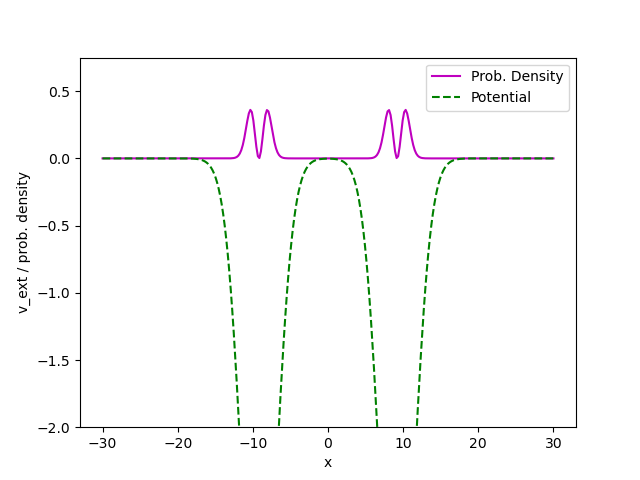
#> input picture Combined - Finding excitation and moving together/a004.png, 640 x 480 px; its folder holds 4 pictures in this run
$ python gifs.py
#> lines starting #> are read from the running program, lines starting #| are printed output that depends on the picture
import numpy as np
import matplotlib.pyplot as plt
import iDEA as idea
import scipy as sp
import sys, os
import glob
import contextlib
from PIL import Image
import scipy as sp
import datetime
from tqdm import tqdm
"""
#This program is used to find an excited state for a specific potential, then move the excited state closer to form a many body excited state

#----Parameters----
#options for potential: gaussian,
#sensitivity is how sensitive the double excitation finder is.
#limit is how many excited states are searched before it gives up.
#distancelist defines the x space
#predictiondatapoints is the number of previous datapoints used to predict the next energy
#fitfunc is the function used for the energy prediction
#-------------------
potentialchoice = "gaussian"
sensitivity = 20
limit = 50
predictiondatapoints = 4
distancelist = np.concatenate((np.linspace(10,0,200), np.zeros(5)))
tolerance = 0.1
def fitfunc(x,a,b):
    return ((a*x)+b) #linear

output_filename = "output.txt"

#--------------------------------------------------------------------------------------------
#Writing to output file
def writetooutput(message):
    with open(output_filename,"a") as file:
        file.write(f"{message}\n")

#------------------------------------------------------------------------------------------------------------------------------------------
#function to determine if a density contains two electons, each in their first state.
def isdoubleexcitation (density, sensitivity):
    x = getpotential(potentialchoice,20)[0]
    #find peaks in the density which are more than half the height of the maximum.
    density_peaks = sp.signal.find_peaks(density, height = 0.01)
    #print(density_peaks[0])
    #if there are 4 peaks then continue, otherwise return false
    if len(density_peaks[0]) != 4:
        return False
    else:
        #if the peaks are grouped into sets of 2 then return true, otherwise return false
        if abs(x[density_peaks[0][1]]-x[density_peaks[0][0]]) < 10 and abs(x[density_peaks[0][3]]-x[density_peaks[0][2]]) < sensitivity:
            return True
        else:
            return False

#--------------------------------------------------------------------------------------------------------
# Disable printing
def blockPrint():
    sys.stdout = open(os.devnull, 'w')

# Restore printing
def enablePrint():
    sys.stdout = sys.__stdout__
#--------------------------------------------------------------------------------------------------------
#find the potential (distance is from origin)
def getpotential(potential, distance):
    if potential == "testpotential":
        x = np.linspace(-60,60,150)
        v_ext = -0.49*np.exp(-1e-3*(x+40)**4) -0.5*np.exp(-1e-3*(x-40)**4)
    elif potential == "gaussian":
        x = np.linspace(-30,30,300)
        v_ext=-4*np.exp(-((x-distance)**2)/10) - 4.005*np.exp(-((x+distance)**2)/10)
    elif potential == "ISW":
        x = np.linspace(-30, 30, 180)
        v_ext = np.concatenate((np.full(16,100),np.full(29,0.01),np.full(90,100),np.full(30,0),np.full(15,100)))
    else:
        raise Exception("Invalid potential")
    return x,v_ext
#------------------------------------------------------------------------------------------------------------
#cycle through excitation states to find the double excitation
def finddoubleexcitation():
    #solve
    writetooutput("Finding double excitation")
    distance = 20
    v_int = idea.interactions.softened_interaction(getpotential(potentialchoice,distance)[0])
    system = idea.system.System(getpotential(potentialchoice,distance)[0],getpotential(potentialchoice,distance)[1],v_int,electrons="uu")
    found = 0
    i = 0
    while found == 0:
        blockPrint()
        teststate = idea.methods.interacting.solve(system, k=i)
        enablePrint()
        density = idea.observables.density(system, state=teststate)
        if i > limit:
            found = 2
        elif isdoubleexcitation(density,sensitivity) == True:
            found = 1
        elif isdoubleexcitation(density,sensitivity) == False:
            writetooutput(f"Searched k={i}, continuing...")
            i = i + 1

    if found == 1:
        writetooutput(f"Double excitation found in the {i}th excited state.")
        # [8 lines of commented-out code are left out]
        return i
    elif found == 2:
        raise Exception("No double excitations found up to the 50th excited state")
#------------------------------------------------------------------------------------------------
#predicting the next energy
"""
def energy_prediction(distancelist,energies):
    #make arrays the same size
    pred_distancelist = distancelist[len(energies)-predictiondatapoints:len(energies)]
    pred_energies = energies[len(energies)-predictiondatapoints:len(energies)]

    #apply curve fit
    fit, useless = sp.optimize.curve_fit(fitfunc, pred_distancelist, pred_energies)

    #return prediction for the next distance value
    return (fitfunc(distancelist[len(pred_distancelist)+1],*fit))
"""
#--------------------------------------------------------------------------------------------------
#are the states the same? Using inner product
def same_state(state1,state2,system):
    innerproduct = np.sum(abs(state1.space.real)*abs(state2.space.real))*system.dx**system.count
    if (abs(innerproduct-1) < tolerance):
        return True
    else:
        return False

#-----------------------------------------------------------------------------------------------
def findenergy(system, solvedsystem):
    charge_density = idea.observables.density(system, state=solvedsystem)
    hartree_potential = idea.observables.hartree_potential(system, charge_density)
    energy = idea.observables.hartree_energy(system, charge_density, hartree_potential)
    return energy,charge_density


#--------------------------------------------------------------------------------------------------
#Moves the electrons closer to eachother
def moveelectrons(distancelist):
    print("generating movement")
    energies = []
    excitation = finddoubleexcitation()
    #cycle through distances
    for distance in distancelist:
        #define system
        x = getpotential(potentialchoice,distance)[0]
        v_ext = getpotential(potentialchoice,distance)[1]
        v_int = idea.interactions.softened_interaction(x)
        system = idea.system.System(x,v_ext,v_int,electrons="uu")


        #solve system
        blockPrint()
        newstate = idea.methods.interacting.solve(system,k=excitation)
        enablePrint()

        #check if the new state is the same as the old state
        samestate = False
        if (np.where(distancelist==distance)[0][0]>0):
            samestate = same_state(newstate,laststate,system)

        else:
            samestate = True

        #if they are not the same, check the states around it
        n = 1
        while samestate == False:
            writetooutput("Double excitation not found, checking surrounding states")
            blockPrint()
            plusstate = idea.methods.interacting.solve(system,k=excitation+n)
            plusstatus = same_state(plusstate, laststate,system)
            minusstate = idea.methods.interacting.solve(system,k=excitation-n)
            minusstatus = same_state(minusstate, laststate,system)
            enablePrint()
            if plusstatus == True:
                excitation = excitation + n
                newstate = plusstate
            elif minusstatus == True:
                excitation = excitation - n
                newstate = minusstate
            else:
                if (n<3):
                    n = n + 1
                else:
                    writetooutput(f"No correct states found in the 6 surrounding excitations, distance = {distance}")
                    raise Exception("No correct states found in the 6 surrounding excitations")

        laststate=newstate
        energies.append(findenergy(system,newstate)[0])

        writetooutput(f"{datetime.datetime.now()}:      {round((float(np.where(distancelist==distance)[0][0]+1)/float((len(distancelist))))*100,2)} %, k={excitation}, distance={distance}")
        #create and save density plots
        plt.plot(system.x, findenergy(system,newstate)[1], "m-", label="Prob. Density")
        plt.plot(system.x, v_ext, "g--", label="Potential")
        plt.xlabel("x")
        plt.ylabel("v_ext / prob. density")
        plt.ylim(-2,0.75)
        plt.legend()
        plt.savefig(f"a{str(np.where(distancelist==distance)[0][0]).zfill(3)}.png")
        plt.close()

        #create and save wavefunction plots
        plt.imshow(newstate.space.real, cmap="seismic", vmax=0.75, vmin=-0.75)
        plt.xlabel("x")
        plt.ylabel("x'")
        plt.gca().invert_yaxis()
        plt.savefig(f"b{str(np.where(distancelist==distance)[0][0]).zfill(3)}.png")
        plt.close()

        #create and save energy plots
        plt.plot(distancelist[0:len(energies)], energies)
        plt.xlabel("Distance")
        plt.ylabel("Hartree Energy")
        plt.xlim(max(distancelist),0)
        plt.savefig(f"c{str(np.where(distancelist==distance)[0][0]).zfill(3)}.png")
        plt.close()
"""
def main():
    #create gifs from saved plots
    fp_in = "a*.png"
    fp_out = "density.gif"
    with contextlib.ExitStack() as stack:
        # lazily load images
        imgs = (stack.enter_context(Image.open(f))
                for f in sorted(glob.glob(fp_in)))
#> in main, img is the input picture: PIL image 640x480 RGBA; mean R, G, B, A 250, 250, 250, 255
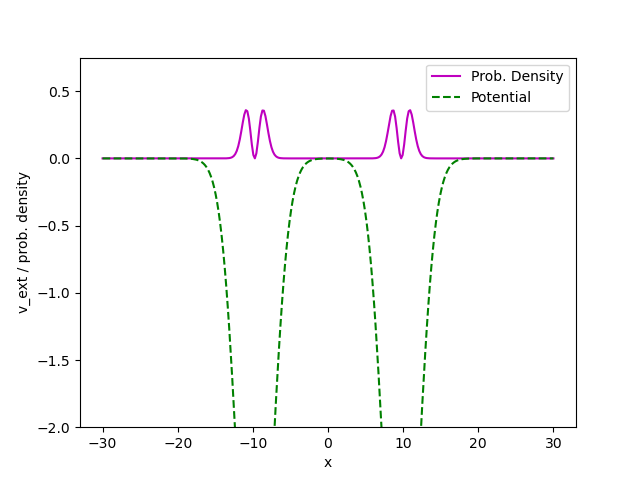
#> input picture Combined - Finding excitation and moving together/a005.png, 640 x 480 px
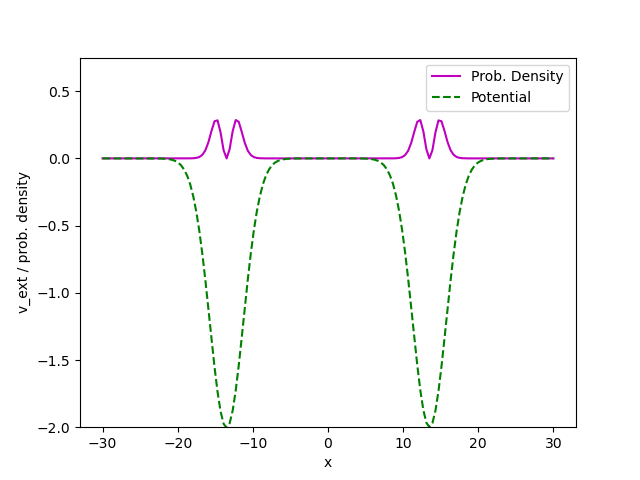
#> input picture Combined - Finding excitation and moving together/a026.png, 640 x 480 px
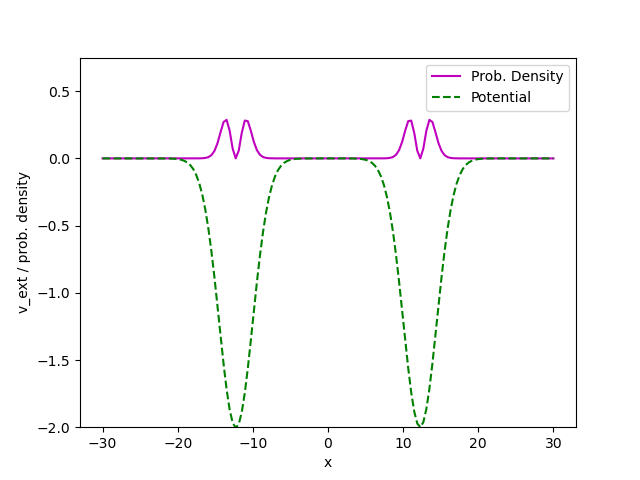
#> input picture Combined - Finding excitation and moving together/a031.png, 640 x 480 px
        # extract  first image from iterator
        img = next(imgs)
        # https://pillow.readthedocs.io/en/stable/handbook/image-file-formats.html#gif
        img.save(fp=fp_out, format='GIF', append_images=imgs,
                save_all=True, duration=100, loop=0)

    fp_in = "b*.png"
    fp_out = "wavefunction.gif"
    with contextlib.ExitStack() as stack:
        # lazily load images
        imgs = (stack.enter_context(Image.open(f))
                for f in sorted(glob.glob(fp_in)))
        # extract  first image from iterator
#> (the run stopped early here; a loop or call above may not have finished)
